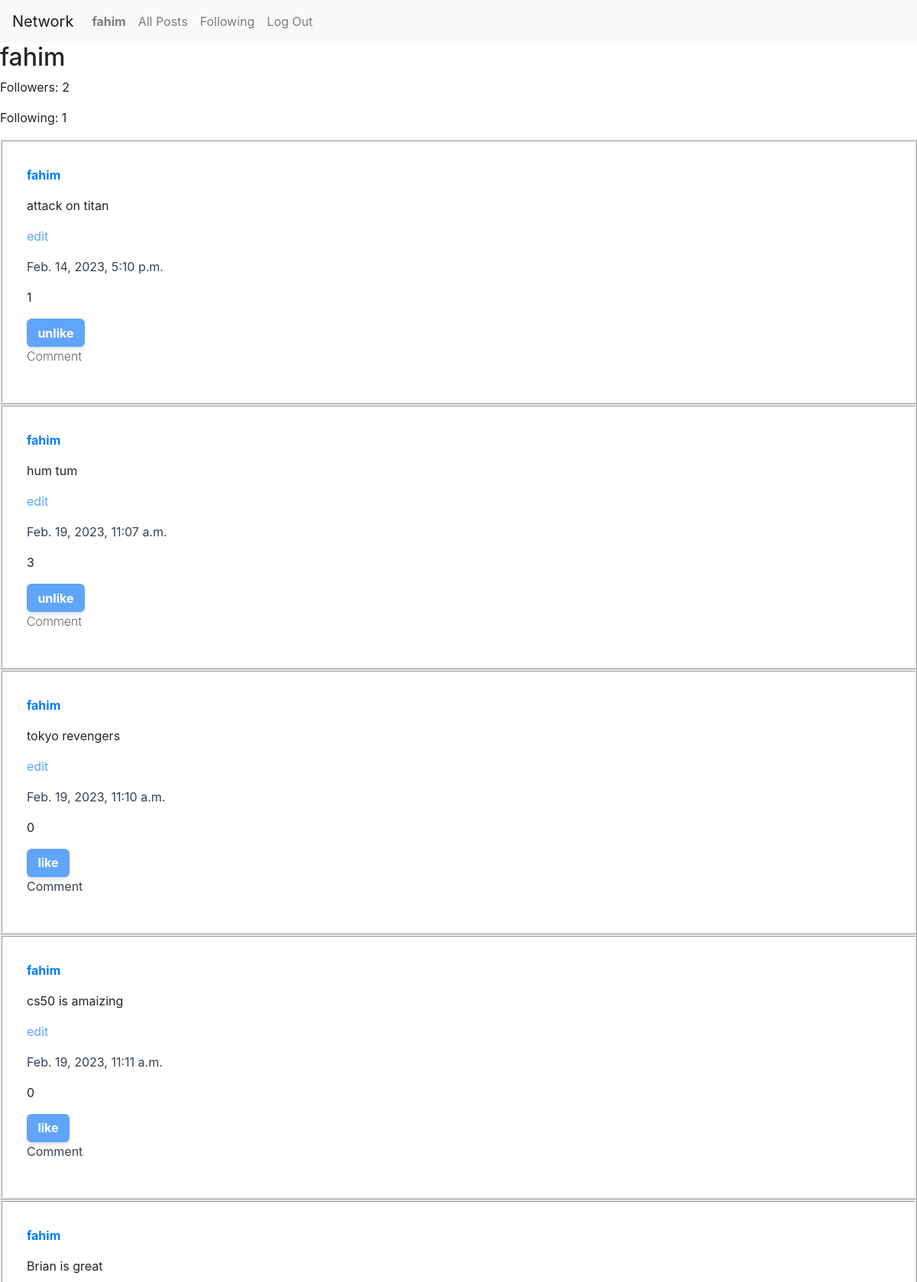
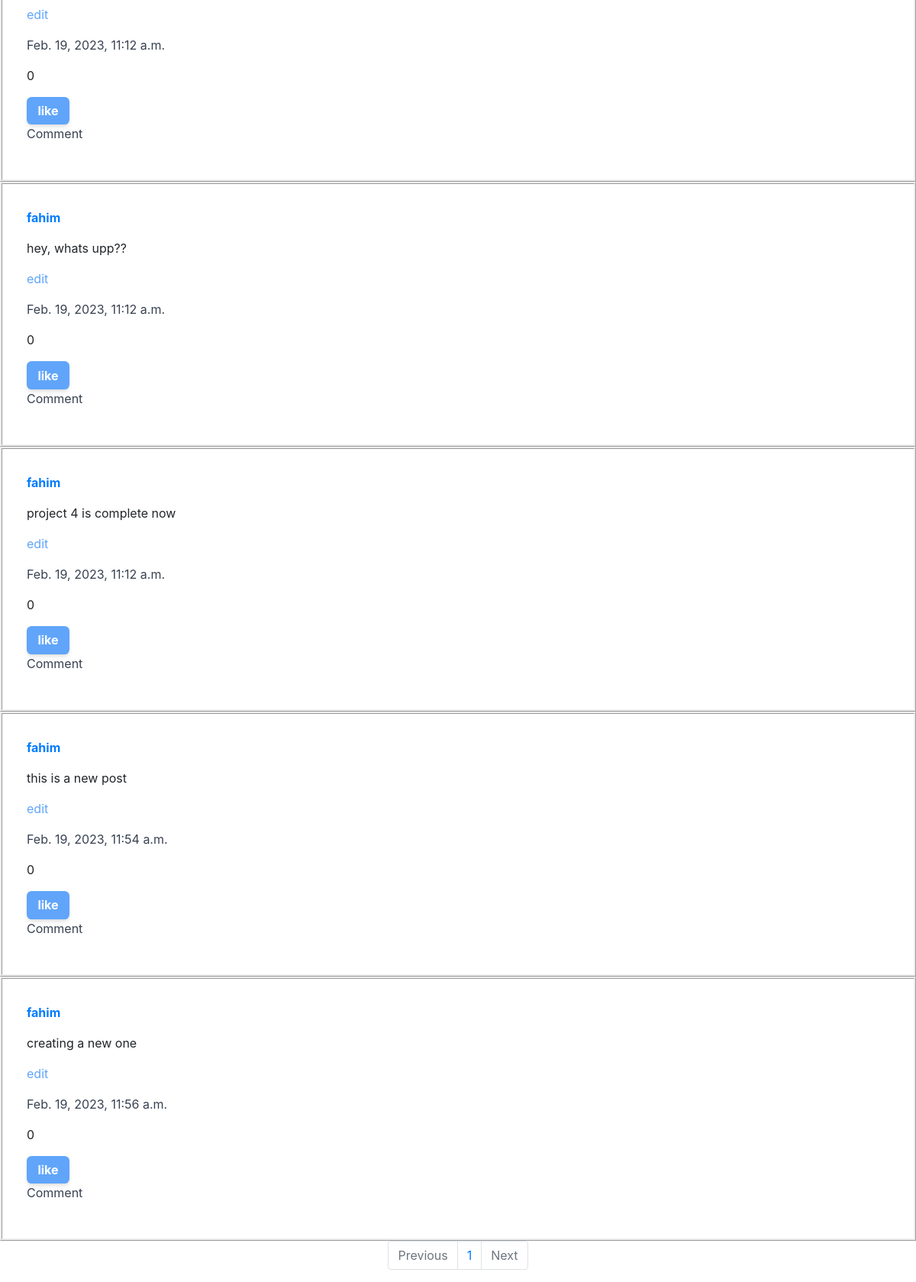
The page /profile/3 (signed in) on the database its author committed (2 pictures, top to bottom).
### network/models.py (models this page shows, shortened)
class User(AbstractUser):
    def __str__(self):
        return self.username

class Post(models.Model):
    creator = models.ForeignKey(User, on_delete=models.CASCADE, related_name="posts")
    content = models.CharField(max_length=255)
    created_on = models.DateTimeField(auto_now_add=True)
    likes = models.ManyToManyField(User, related_name="liked_post")
    like = models.IntegerField(default=0)

### network/views.py (the view)
# urls.py: path("profile/<int:id>", views.profile, name="profile"),
@csrf_exempt
def profile(request, id, page_num=1):
    user = User.objects.get(pk=id)
    follow = Follow.objects.get(user=user)
    following = follow.following.all().count()
    followers = follow.followers.all().count()
    posts = Post.objects.filter(creator=user)
    liked_posts = Post.objects.filter(likes=user, creator=user)
    already_follow = Follow.objects.filter(user=request.user, following=user)
    show_follow = 1
    if already_follow:
        show_follow = 0
    p = Paginator(posts, 10)
    posts = p.page(page_num)
    return render(request, "network/profile.html", {
        "following": following,
        "followers": followers,
        "posts": posts.object_list,
        "liked_posts": liked_posts,
        "owner": user,
        "show_follow": show_follow,
        "page_range": p.page_range,
        "previous_page_number": posts.previous_page_number() if posts.has_previous() else 0,
        "next_page_number": posts.next_page_number() if posts.has_next() else 0,
        "previous": posts.has_previous(),
        "next": posts.has_next(),
    })

### network/templates/network/profile.html (shortened to what this page needs)
{% extends "network/layout.html" %}
{% block body %}
<h2>{{ owner.username }}</h2>
<div>
	<p>Followers: <span id="followerNumber">{{ followers }}</span></p>
</div>
<div>
	<p>Following: {{ following }}</p>
</div>
{% for post in posts %}
	{% if post in liked_posts %}
		<div style="border-style: ridge; padding: 2rem;">
			<p>
				<a href="{% url 'profile' post.creator.id %}">
					<b>{{ post.creator }}</b>
				</a>
			</p>
			<div id="div{{ post.id }}">
				<p id="{{ post.id }}">{{ post.content }}</p>
				{% if user.id == post.creator.id %}
					<p style="color: #60a5fa;" id="edit{{ post.id }}" onclick="handle({{ post.id }})">edit</p>
				{% endif %}
			</div>
			<p style="color: #374151;">{{ post.created_on }}</p>
			<p id="like{{ post.id }}">{{ post.like }}</p>
			<input
				id="like_button{{ post.id }}"
				type="button"
				value="unlike"
				onclick="handleLike({{ post.id }})"
				style="padding-top: 0.4rem; padding-bottom: 0.4rem; padding-left: 0.9rem; padding-right: 0.9rem; border-radius: 0.4rem; background-color: #60a5fa; color: #ffffff; font-weight: 700; border-style: none; box-shadow: 0 4px 6px -1px rgba(0, 0, 0, 0.1), 0 2px 4px -1px rgba(0, 0, 0, 0.06);"
			/>
			<p style="font-weight: 200;">Comment</p>
		</div>
	{% else %}
		<div style="border-style: ridge; padding: 2rem;">
			<p>
				<a href="{% url 'profile' post.creator.id %}">
					<b>{{ post.creator }}</b>
				</a>
			</p>
			<div id="div{{ post.id }}">
				<p id="{{ post.id }}">{{ post.content }}</p>
				{% if user.id == post.creator.id %}
					<p style="color: #60a5fa;" id="edit{{ post.id }}" onclick="handle({{ post.id }})">edit</p>
				{% endif %}
			</div>
			<p style="color: #374151;">{{ post.created_on }}</p>
			<p id="like{{ post.id }}">{{ post.like }}</p>
			<input
				id="like_button{{ post.id }}"
				value="like"
				type="button"
				onclick="handleLike({{ post.id }})"
				style="padding-top: 0.4rem; padding-bottom: 0.4rem; padding-left: 0.9rem; padding-right: 0.9rem; border-radius: 0.4rem; background-color: #60a5fa; color: #ffffff; font-weight: 700; border-style: none; box-shadow: 0 4px 6px -1px rgba(0, 0, 0, 0.1), 0 2px 4px -1px rgba(0, 0, 0, 0.06);"
			/>
			<p style="color: #374151;">Comment</p>
		</div>
	{% endif %}
{% endfor %}
<nav aria-label="Page navigation example">
  <ul class="pagination justify-content-center">
	{% if previous %}
		<li class="page-item">
			<a class="page-link" href="{% url 'index' previous_page_number %}" tabindex="-1" aria-disabled="true">Previous</a>
		</li>
	{% else %}
		<li class="page-item disabled">
		<a class="page-link" href="#" tabindex="-1" aria-disabled="true">Previous</a>
		</li>
	{% endif %}
	{% for i in page_range%}
	<li class="page-item"><a class="page-link" href="{% url 'index' i %}">{{ i }}</a></li>
	{% endfor %}
	{% if next %}
		<li class="page-item">
		<a class="page-link" href="{% url 'index' next_page_number %}" tabindex="-1" aria-disabled="true">Next</a>
		</li>
	{% else %}
		<li class="page-item disabled">
		<a class="page-link" href="#" tabindex="-1" aria-disabled="true">Next</a>
		</li>
	{% endif %}
  </ul>
</nav>
{% endblock %}

### network/templates/network/layout.html (shortened to what this page needs)
{% load static %}
<!DOCTYPE html>
<html lang="en">
    <head>
        <link rel="stylesheet" href="https://stackpath.bootstrapcdn.com/bootstrap/4.4.1/css/bootstrap.min.css">
        <link href="{% static 'network/styles.css' %}" rel="stylesheet">
    </head>
    <body>
        <nav class="navbar navbar-expand-lg navbar-light bg-light">
            <a class="navbar-brand" href="{% url 'index' %}">Network</a>
            <div>
              <ul class="navbar-nav mr-auto">
                {% if user.is_authenticated %}
                    <li class="nav-item">
                        <a class="nav-link" href="{% url 'profile' user.id %}"><strong>{{ user.username }}</strong></a>
                    </li>
                {% endif %}
                <li class="nav-item">
                  <a class="nav-link" href="{% url 'index' %}">All Posts</a>
                </li>
                {% if user.is_authenticated %}
                    <li class="nav-item">
						<a class="nav-link" href="{% url 'following' %}">Following</a>
                    </li>
                    <li class="nav-item">
                        <a class="nav-link" href="{% url 'logout' %}">Log Out</a>
                    </li>
                {% endif %}
              </ul>
            </div>
          </nav>
		  <div class="body">
            {% block body %}
            {% endblock %}
        </div>
    </body>
</html>

### rows shown on the page
User: username "fahim"
Post: creator "fahim", content "attack on titan", created_on "Feb. 14, 2023, 5:10 p.m.", like "1"
Post: creator "fahim", content "hum tum", created_on "Feb. 19, 2023, 11:07 a.m.", like "3"
Post: creator "fahim", content "tokyo revengers", created_on "Feb. 19, 2023, 11:10 a.m.", like "0"
Post: creator "fahim", content "cs50 is amaizing", created_on "Feb. 19, 2023, 11:11 a.m.", like "0"
Post: creator "fahim", content "Brian is great", created_on "Feb. 19, 2023, 11:12 a.m.", like "0"
Post: creator "fahim", content "hey, whats upp??", created_on "Feb. 19, 2023, 11:12 a.m.", like "0"
Post: creator "fahim", content "project 4 is complete now", created_on "Feb. 19, 2023, 11:12 a.m.", like "0"
Post: creator "fahim", content "this is a new post", created_on "Feb. 19, 2023, 11:54 a.m.", like "0"
Post: creator "fahim", content "creating a new one", created_on "Feb. 19, 2023, 11:56 a.m.", like "0"

### other values the page prints
{{ followers }} "2"
{{ following }} "1"
{{ i }} "1"
